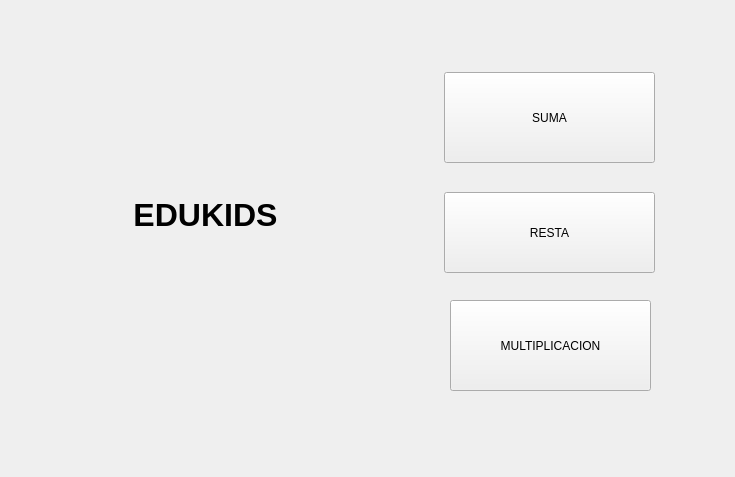
<?xml version="1.0" encoding="UTF-8"?>
<ui version="4.0">
 <class>Selection</class>
 <widget class="QWidget" name="Selection">
  <property name="geometry">
   <rect>
    <x>0</x>
    <y>0</y>
    <width>735</width>
    <height>477</height>
   </rect>
  </property>
  <property name="windowTitle">
   <string>Form</string>
  </property>
  <widget class="QLabel" name="label">
   <property name="geometry">
    <rect>
     <x>20</x>
     <y>180</y>
     <width>371</width>
     <height>71</height>
    </rect>
   </property>
   <property name="text">
    <string>&lt;html&gt;&lt;head/&gt;&lt;body&gt;&lt;p align=&quot;center&quot;&gt;&lt;span style=&quot; font-size:24pt; font-weight:600;&quot;&gt;EDUKIDS&lt;/span&gt;&lt;/p&gt;&lt;/body&gt;&lt;/html&gt;</string>
   </property>
  </widget>
  <widget class="QPushButton" name="pushButton">
   <property name="geometry">
    <rect>
     <x>444</x>
     <y>72</y>
     <width>211</width>
     <height>91</height>
    </rect>
   </property>
   <property name="text">
    <string>SUMA</string>
   </property>
  </widget>
  <widget class="QPushButton" name="pushButton_2">
   <property name="geometry">
    <rect>
     <x>444</x>
     <y>192</y>
     <width>211</width>
     <height>81</height>
    </rect>
   </property>
   <property name="text">
    <string>RESTA</string>
   </property>
  </widget>
  <widget class="QPushButton" name="pushButton_3">
   <property name="geometry">
    <rect>
     <x>450</x>
     <y>300</y>
     <width>201</width>
     <height>91</height>
    </rect>
   </property>
   <property name="text">
    <string>MULTIPLICACION</string>
   </property>
  </widget>
 </widget>
 <resources/>
 <connections/>
</ui>
